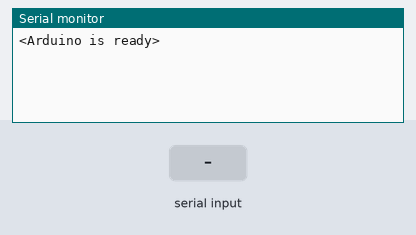
The sketch below on a simulated Arduino Uno, built with avr-gcc and run on an emulated ATmega328P. Parts: the last lines printed to the serial monitor. The inputs (shaded band) are chosen by the test bench.

Above: at 1.7 s.
1.8 s: "<90 45 200>" received over Serial
At 3.0 s:
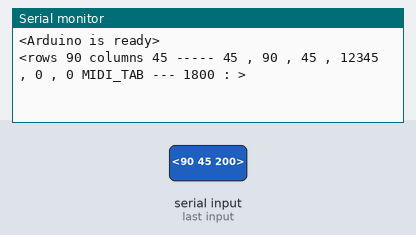
3.3 s: "<0>" received over Serial
At 4.1 s:
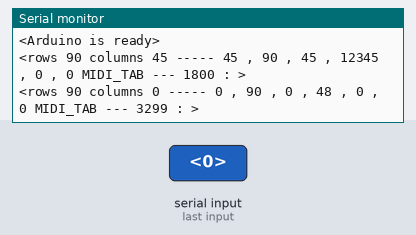

The sketch:

Arduino_dataTransfer.ino
```cpp
unsigned long LEDinterval[2] = {1}; //1};//{200, 400};
unsigned long prevLEDmillis[2] = {0};//, 0};

const byte buffSize = 40;
char inputBuffer[buffSize];
const char startMarker = '<';
const char endMarker = '>';
byte bytesRecvd = 0;
boolean readInProgress = false;
boolean newDataFromPC = false;

char messageFromPC[buffSize] = {0};
int newFlashInterval1 = 0;
int newFlashInterval2 = 0;
int newFlashInterval3 = 0;
int rows = 0;
int columns = 0;

int midi_tab[] = {};
int midi_row[] = {};
int midi_play[][10] = {{}};

unsigned long curMillis;

unsigned long prevReplyToPCmillis = 0;
unsigned long replyToPCinterval = 1000;


int count_flag = 0;
int count_loop = 0;

void setup() {
  Serial.begin(115200);

  delay(500); // delay() is OK in setup as it only happens once

  Serial.println("<Arduino is ready>");
}


void loop() {
  curMillis = millis();
  getDataFromPC();
  replyToPC();
  flashLEDs();
}

//==========================================================

void getDataFromPC() {
  if(Serial.available() > 0) {

    char x = Serial.read();
    if (x == endMarker) {
      readInProgress = false;
      newDataFromPC = true;
      inputBuffer[bytesRecvd] = 0;
      //Serial.print(inputBuffer);
      parseData();
    }

    if(readInProgress) {
      inputBuffer[bytesRecvd] = x;
      bytesRecvd ++;
      if (bytesRecvd == buffSize) {
        bytesRecvd = buffSize - 1;
      }
    }

    if (x == startMarker) {
      bytesRecvd = 0;
      readInProgress = true;
    }
  }
}

//=========================================================
void clearTab() {
  for(int i = 0; i < sizeof(midi_tab, DEC); i++) {
    midi_tab[i] = 0;
  }
}

void parseData() {
  char * strtokIndx;
  if(count_flag == 0) {
    clearTab();
    strtokIndx = strtok(inputBuffer, " ");
    strcpy(messageFromPC, strtokIndx);

    rows = atoi(strtokIndx);

    strtokIndx = strtok(NULL, " ");
    columns = atoi(strtokIndx);
  }

  if(count_flag > 0){
    int b = 0;
    strtokIndx = strtok(inputBuffer, " ");
    strcpy(messageFromPC, strtokIndx);
    b = atoi(strtokIndx);
    midi_tab[0] = b;

    for(int i = 1; i<columns; i++) {
      int a = 0;
      strtokIndx = strtok(NULL, " ");
      a = atoi(strtokIndx);
      midi_tab[i] = a;
    }
    getMidiData();
    count_loop = count_loop + 1;
  }
  count_flag = count_flag + 1;
}


void getMidiData () {
  for(int i = 0; i <= columns; i++) {
    midi_play[count_loop][i] = midi_tab[i];
  }
}

void replyToPC() {
  newFlashInterval2 = midi_tab[0];
  if (newDataFromPC) {
    newDataFromPC = false;
    Serial.print("<rows ");
    Serial.print(rows);
    Serial.print(" columns ");
    Serial.print(columns);
    Serial.print(" ----- ");
    Serial.print(midi_tab[0]);
    Serial.print(" , ");
    Serial.print(midi_tab[1]);
    Serial.print(" , ");
    Serial.print(midi_tab[2]);
    Serial.print(" , ");
    Serial.print(midi_tab[3]);
    Serial.print(" , ");
    Serial.print(midi_tab[4]);
    Serial.print(" , ");
    Serial.print(midi_tab[5]);
    Serial.print(" MIDI_TAB --- ");
    Serial.print(curMillis);
    Serial.print(" : ");
    Serial.println(">");
    }
}


void flashLEDs() {
  prevLEDmillis[0] += LEDinterval[0];
}
```

Measured:
- after the input at 1.8 s, the serial monitor: prints a new line at once (image 1)
- after the input at 3.3 s, the serial monitor: prints a new line at once (image 2)
